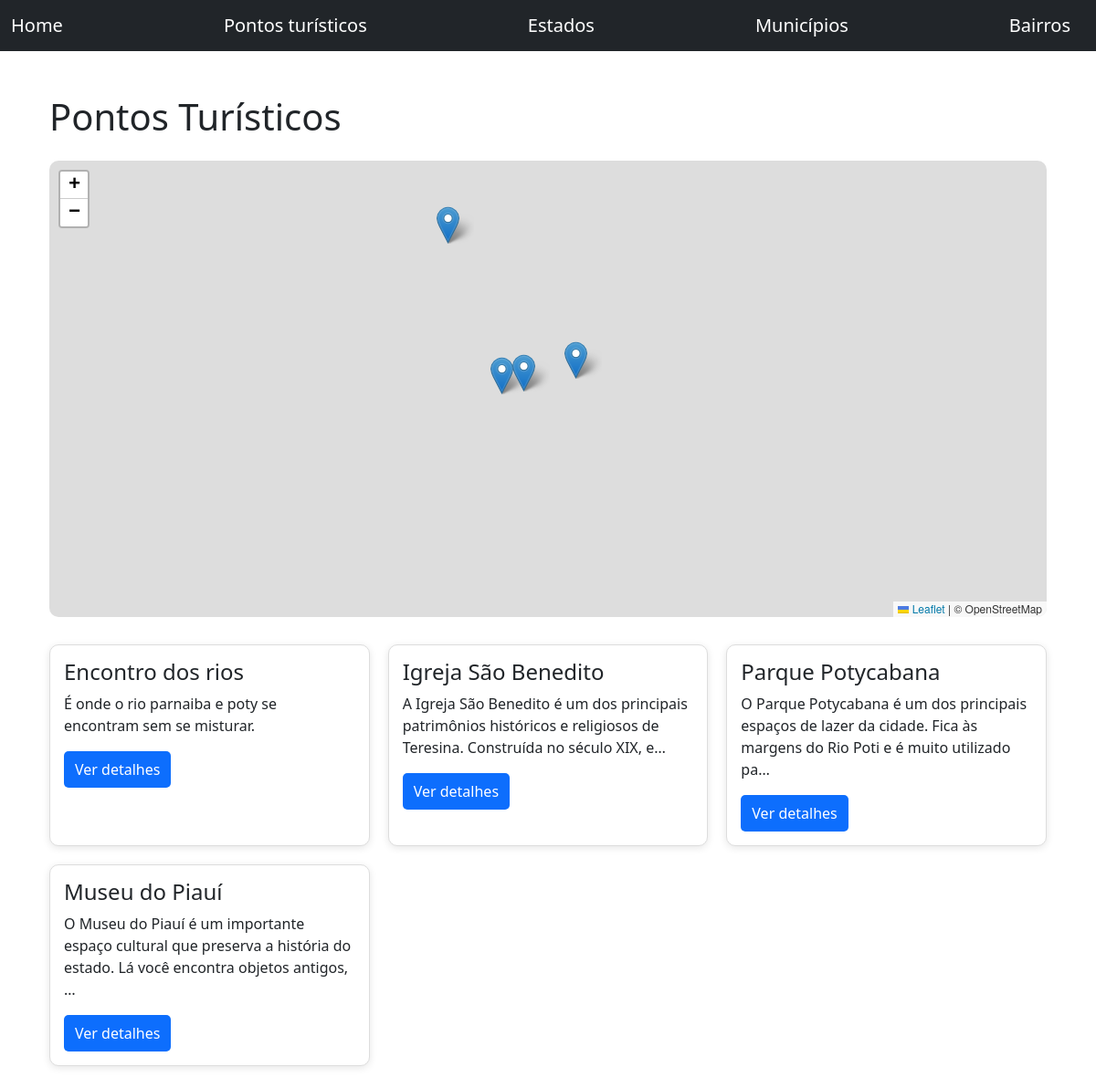
The page / on the database its author committed.
### cadastros/models.py (models this page shows, shortened)
class PontoTuristico(models.Model):
    CATEGORIAS= [
        ('praia','Praia'),
        ('museu','Museu'),
        ('parque','Parque'),
        ('igreja','Igreja'),
        ('monumento','Monumento'),
        ('rio','Rio'),
        ('outro','Outro'),
    ]
    nome        = models.CharField(max_length=150)
    descricao   = models.TextField()
    categoria   = models.CharField(max_length=20, choices=CATEGORIAS)
    estado      = models.ForeignKey(Estado, on_delete=models.DO_NOTHING)
    municipio   = ChainedForeignKey(
        Municipio,
        chained_field='estado',
        chained_model_field='estado',
        show_all= False,
        sort= True,
        on_delete=models.DO_NOTHING
        )
    bairro      = ChainedForeignKey(
        Bairro,
        chained_field='municipio',
        chained_model_field='municipio',
        show_all= False,
        sort= True,
        on_delete=models.DO_NOTHING
        )
    logradouro  = models.CharField(max_length=150)
    numero      = models.CharField(max_length=10)
    complemento = models.CharField(max_length=150, null=True, blank=True)
    cep         = models.CharField(max_length=9)
    ativo       = models.BooleanField(default=True)
    created_at  = models.DateTimeField(auto_now_add=True)
    latitude    = models.DecimalField(max_digits=9, decimal_places=6, blank=True, null=True)
    longitude   = models.DecimalField(max_digits=9, decimal_places=6, blank=True, null=True)

### cadastros/views.py (the view)
def index_pontos(request):
    pontos = PontoTuristico.objects.all()
    return render(
        request,
        'pontos/index.html',
        {'pontos': pontos}
    )

### templates/pontos/index.html (shortened to what this page needs)
{% extends 'base.html' %}
{% block conteudo %}
<div class="container mt-4">
    <h1 class="mb-4">Pontos Turísticos</h1>
    <div id="map"></div>
    <div class="cards">
        {% for ponto in pontos %}
        <div class="card">
            <div class="card-body">
                <h4>{{ ponto.nome }}</h4>
                {% if ponto.descricao %}
                    <p>{{ ponto.descricao|truncatechars:120 }}</p>
                {% endif %}
                <a href="{% url 'detalhes_ponto' ponto.id %}"
                   class="btn-detalhes">
                    Ver detalhes
                </a>
            </div>
        </div>
        {% empty %}
            <div class="alert alert-warning">
                Nenhum ponto turístico cadastrado.
            </div>
        {% endfor %}
    </div>
</div>
<link rel="stylesheet"
      href="https://unpkg.com/leaflet@1.9.4/dist/leaflet.css"/>
{% endblock %}

### templates/pontos/index.html (style rules this page uses)
#map { height: 500px; width: 100%; margin-bottom: 30px; border-radius: 10px; }
.cards { display: grid; grid-template-columns: repeat(auto-fill, minmax(300px, 1fr)); gap: 20px; }
.card { border: 1px solid #ddd; border-radius: 10px; overflow: hidden; box-shadow: 0 2px 8px rgba(0,0,0,.1); background: white; }
.card-body { padding: 15px; }
.btn-detalhes { display: inline-block; padding: 8px 12px; background: #0d6efd; color: white; text-decoration: none; border-radius: 5px; }

### rows shown on the page
PontoTuristico: nome "Encontro dos rios", descricao "É onde o rio parnaiba e poty se encontram sem se misturar."
PontoTuristico: nome "Igreja São Benedito", descricao "A Igreja São Benedito é um dos principais patrimônios históricos e religiosos de Teresina. Construída no século XIX, e…"
PontoTuristico: nome "Parque Potycabana", descricao "O Parque Potycabana é um dos principais espaços de lazer da cidade. Fica às margens do Rio Poti e é muito utilizado pa…"
PontoTuristico: nome "Museu do Piauí", descricao "O Museu do Piauí é um importante espaço cultural que preserva a história do estado. Lá você encontra objetos antigos, …"
